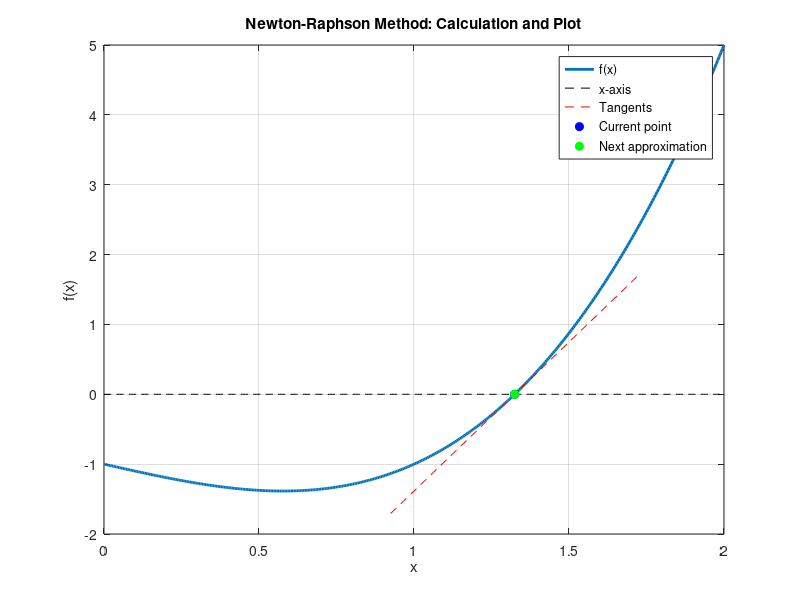

Write the MATLAB code that produced this figure.
%newton raphson method
clc;
clear;
f  = @(x) x.^3 - x - 1;      
df = @(x) 3.*x.^2 - 1;       
x0 = 1.5;       
tol = 1e-6;   
max_iter = 20;
for i = 1:max_iter
    x1 = x0 - f(x0)/df(x0);
    
    if abs(x1 - x0) < tol
        fprintf('Root = %.6f\n', x1);
        fprintf('Iterations = %d\n', i);
        break;
    end
    x0 = x1;
end
x = linspace(0, 2, 400);
y = f(x);

% Plotting the graph
figure;
plot(x, y, 'LineWidth', 2);
hold on;
grid on;
xlabel('x');
ylabel('f(x)');
title('Newton-Raphson Method: Calculation and Plot');
plot(x, zeros(size(x)), 'k--');

xt = linspace(x0-0.4, x0+0.4, 100);
y0 = f(x0);
    dy0 = df(x0);
    yt = dy0*(xt - x0) + y0;
    plot(xt, yt, 'r--');

    plot(x0, y0, 'bo', 'MarkerFaceColor', 'b'); 
    plot(x1, 0, 'go', 'MarkerFaceColor', 'g');

legend('f(x)', 'x-axis', 'Tangents', 'Current point', 'Next approximation');
